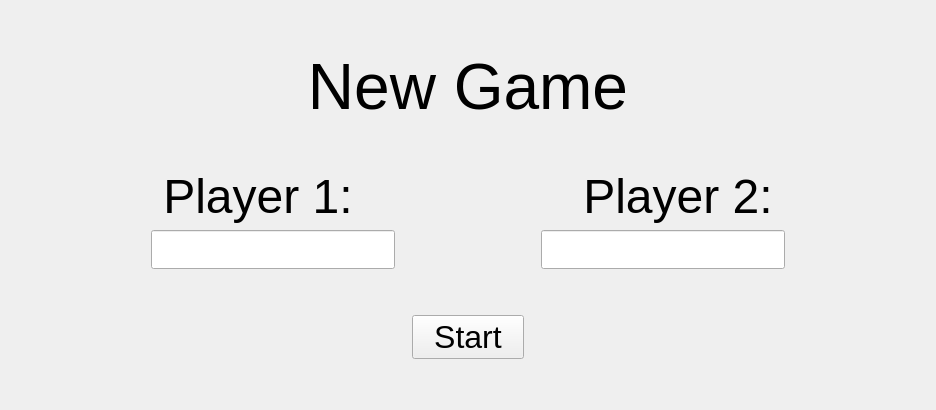
      <widget class="QWidget" name="ui_newgame">
       <layout class="QGridLayout" name="gridLayout_4">
        <item row="0" column="0">
         <layout class="QGridLayout" name="ui_ng_container">
          <item row="2" column="2">
           <spacer name="horizontalSpacer_9">
            <property name="orientation">
             <enum>Qt::Horizontal</enum>
            </property>
            <property name="sizeHint" stdset="0">
             <size>
              <width>40</width>
              <height>20</height>
             </size>
            </property>
           </spacer>
          </item>
          <item row="7" column="1">
           <spacer name="verticalSpacer_8">
            <property name="orientation">
             <enum>Qt::Vertical</enum>
            </property>
            <property name="sizeHint" stdset="0">
             <size>
              <width>20</width>
              <height>40</height>
             </size>
            </property>
           </spacer>
          </item>
          <item row="2" column="0">
           <spacer name="horizontalSpacer_8">
            <property name="orientation">
             <enum>Qt::Horizontal</enum>
            </property>
            <property name="sizeHint" stdset="0">
             <size>
              <width>40</width>
              <height>20</height>
             </size>
            </property>
           </spacer>
          </item>
          <item row="6" column="1">
           <layout class="QHBoxLayout" name="horizontalLayout_3">
            <item>
             <spacer name="horizontalSpacer_6">
              <property name="orientation">
               <enum>Qt::Horizontal</enum>
              </property>
              <property name="sizeHint" stdset="0">
               <size>
                <width>40</width>
                <height>20</height>
               </size>
              </property>
             </spacer>
            </item>
            <item>
             <widget class="QPushButton" name="ui_ng_next">
              <property name="font">
               <font>
                <pointsize>24</pointsize>
               </font>
              </property>
              <property name="text">
               <string>  Start  </string>
              </property>
              <property name="checkable">
               <bool>true</bool>
              </property>
             </widget>
            </item>
            <item>
             <spacer name="horizontalSpacer_7">
              <property name="orientation">
               <enum>Qt::Horizontal</enum>
              </property>
              <property name="sizeHint" stdset="0">
               <size>
                <width>40</width>
                <height>20</height>
               </size>
              </property>
             </spacer>
            </item>
           </layout>
          </item>
          <item row="1" column="1">
           <widget class="QLabel" name="ui_ng_title">
            <property name="font">
             <font>
              <pointsize>48</pointsize>
             </font>
            </property>
            <property name="text">
             <string>New Game</string>
            </property>
            <property name="alignment">
             <set>Qt::AlignHCenter|Qt::AlignTop</set>
            </property>
           </widget>
          </item>
          <item row="0" column="1">
           <spacer name="verticalSpacer_9">
            <property name="orientation">
             <enum>Qt::Vertical</enum>
            </property>
            <property name="sizeHint" stdset="0">
             <size>
              <width>20</width>
              <height>40</height>
             </size>
            </property>
           </spacer>
          </item>
          <item row="4" column="1">
           <layout class="QHBoxLayout" name="horizontalLayout_2">
            <item>
             <spacer name="horizontalSpacer_4">
              <property name="orientation">
               <enum>Qt::Horizontal</enum>
              </property>
              <property name="sizeType">
               <enum>QSizePolicy::Fixed</enum>
              </property>
              <property name="sizeHint" stdset="0">
               <size>
                <width>100</width>
                <height>20</height>
               </size>
              </property>
             </spacer>
            </item>
            <item>
             <widget class="QLineEdit" name="ui_ng_p1input">
              <property name="font">
               <font>
                <pointsize>20</pointsize>
               </font>
              </property>
             </widget>
            </item>
            <item>
             <spacer name="horizontalSpacer_3">
              <property name="orientation">
               <enum>Qt::Horizontal</enum>
              </property>
              <property name="sizeType">
               <enum>QSizePolicy::Fixed</enum>
              </property>
              <property name="sizeHint" stdset="0">
               <size>
                <width>140</width>
                <height>20</height>
               </size>
              </property>
             </spacer>
            </item>
            <item>
             <widget class="QLineEdit" name="ui_ng_p2input">
              <property name="font">
               <font>
                <pointsize>20</pointsize>
               </font>
              </property>
             </widget>
            </item>
            <item>
             <spacer name="horizontalSpacer_5">
              <property name="orientation">
               <enum>Qt::Horizontal</enum>
              </property>
              <property name="sizeType">
               <enum>QSizePolicy::Fixed</enum>
              </property>
              <property name="sizeHint" stdset="0">
               <size>
                <width>100</width>
                <height>20</height>
               </size>
              </property>
             </spacer>
            </item>
           </layout>
          </item>
          <item row="3" column="1">
           <layout class="QHBoxLayout" name="horizontalLayout">
            <item>
             <widget class="QLabel" name="ui_ng_labelp1">
              <property name="font">
               <font>
                <pointsize>36</pointsize>
               </font>
              </property>
              <property name="text">
               <string>Player 1:</string>
              </property>
              <property name="alignment">
               <set>Qt::AlignCenter</set>
              </property>
             </widget>
            </item>
            <item>
             <widget class="QLabel" name="ui_ng_labelp2">
              <property name="font">
               <font>
                <pointsize>36</pointsize>
               </font>
              </property>
              <property name="text">
               <string>Player 2:</string>
              </property>
              <property name="alignment">
               <set>Qt::AlignCenter</set>
              </property>
             </widget>
            </item>
           </layout>
          </item>
          <item row="2" column="1">
           <spacer name="verticalSpacer_7">
            <property name="orientation">
             <enum>Qt::Vertical</enum>
            </property>
            <property name="sizeType">
             <enum>QSizePolicy::Fixed</enum>
            </property>
            <property name="sizeHint" stdset="0">
             <size>
              <width>20</width>
              <height>40</height>
             </size>
            </property>
           </spacer>
          </item>
          <item row="5" column="1">
           <spacer name="verticalSpacer_10">
            <property name="orientation">
             <enum>Qt::Vertical</enum>
            </property>
            <property name="sizeType">
             <enum>QSizePolicy::Fixed</enum>
            </property>
            <property name="sizeHint" stdset="0">
             <size>
              <width>20</width>
              <height>40</height>
             </size>
            </property>
           </spacer>
          </item>
         </layout>
        </item>
       </layout>
      </widget>
